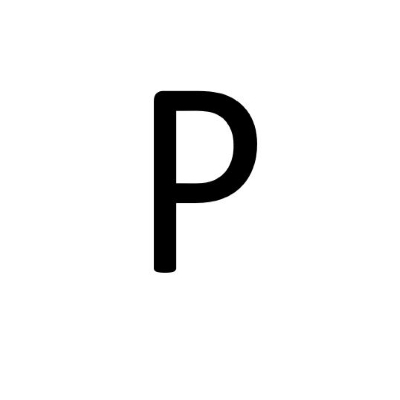
#> input picture PraktekCodeChain/Image/P square.JPG, 400 x 400 px
$ python app.py
#> lines starting #> are read from the running program, lines starting #| are printed output that depends on the picture; after the words box and inside, x2 and y2 are one past the last pixel; in counts of white or black regions, pixels touching at a corner belong together
### PraktekCodeChain/editDistance.py
import numpy as np

def levenshteinDistance(s,t,ratioCalc = False):
    rows = len(s)+1
    col = len(t)+1
    distance = np.zeros((rows,col), dtype=int)

    for i in range(1,rows):
        for k in range(1, col):
            distance[i][0]=i
            distance[0][k]=k

    for col in range(1,col):
        for row in range(1,rows):
            if s[row-1] == t[col-1]:
                cost = 0
            else:
                if ratioCalc==True:
                    cost = 2
                else:
                    cost = 1
            distance[row][col]= min(distance[row-1][col]+1,
                                distance[row][col-1]+1,
                                distance[row-1][col-1]+cost)
    if ratioCalc == True:
        Ratio = ((len(s)+len(t))-distance[row][col]) / (len(s)+len(t))
        return Ratio
    else:
        return "The string are {} edits away".format(distance[row][col])

# [10 lines of commented-out code are left out]

### PraktekCodeChain/app.py
import numpy as np
import cv2 as cv
import matplotlib.pyplot as plt
import editDistance as eD

chains = ''
bitmapRantai =[]
count=0

dummyImage = np.array([
                [0,0,0,0,0,0],
                [0,0,255,255,0,0],
                [0,255,0,0,255,0],
                [255,0,0,0,255,0],
                [0,255,0,0,255,0],
                [0,0,255,255,0,0],
                [0,0,0,0,0,0]
            ])

#Arah
# 4   3   2
# 5       1
# 6   7   8

def cariChainKode(img,korX,korY):
    global chains
    global bitmapRantai
    global count

    if (img[korX] [korY+1]==255):
        if(bitmapRantai[korX][korY+1]==0):
            chains=chains+'1'
            newKorX = korX
            newKorY = korY+1
            bitmapRantai [korX] [korY+1]=1
            count+=1
            # bitmapRantai [korX] [korY+1]=255
            cariChainKode(img,newKorX,newKorY)

    if (img[korX-1] [korY]==255):
        if (bitmapRantai[korX-1][korY]==0):
            chains=chains+'3'
            newKorX = korX-1
            newKorY = korY
            bitmapRantai[korX-1][korY]=3
            count+=1
            # bitmapRantai[korX-1][korY]=255
            cariChainKode(img,newKorX,newKorY)

    if (img[korX] [korY-1]==255):
        if (bitmapRantai[korX] [korY-1] == 0):
            chains=chains+'5'
            newKorX = korX
            newKorY = korY-1
            bitmapRantai[korX] [korY-1] = 5
            count+=1
            # bitmapRantai[korX] [korY-1] = 255
            cariChainKode(img,newKorX,newKorY)

    if(img[korX+1] [korY]==255):
        if (bitmapRantai[korX+1] [korY] == 0):
            chains=chains+'7'
            newKorX = korX+1
            newKorY = korY
            bitmapRantai[korX+1] [korY] = 7
            count+=1
            # bitmapRantai[korX+1] [korY] = 255
            cariChainKode(img,newKorX,newKorY)

    if (img[korX-1] [korY+1]==255):
        if(bitmapRantai[korX-1][korY+1]==0):
            chains=chains+'2'
            newKorX = korX-1
            newKorY = korY+1
            bitmapRantai [korX-1] [korY+1] = 2
            count+=1
            # bitmapRantai [korX-1] [korY+1] = 255
            cariChainKode(img,newKorX,newKorY)

    if (img[korX-1] [korY-1]==255):
        if(bitmapRantai[korX-1] [korY-1] == 0):
            chains=chains+'4'
            newKorX = korX-1
            newKorY = korY-1
            bitmapRantai[korX-1] [korY-1] = 4
            count+=1
            # bitmapRantai[korX-1] [korY-1] = 255
            cariChainKode(img,newKorX,newKorY)

    if(img[korX+1] [korY-1]==255):
        if(bitmapRantai[korX+1] [korY-1]==0):
            chains=chains+'6'
            newKorX = korX+1
            newKorY = korY-1
            bitmapRantai[korX+1] [korY-1] =6
            count+=1
            # bitmapRantai[korX+1] [korY-1] =255
            cariChainKode(img,newKorX,newKorY)

    if(img[korX+1] [korY+1]==255):
        if(bitmapRantai[korX+1] [korY+1] == 0):
            chains=chains+'8'
            newKorX = korX+1
            newKorY = korY+1
            bitmapRantai[korX+1] [korY+1]=8
            count+=1
            # bitmapRantai[korX+1] [korY+1]=255
            cariChainKode(img,newKorX,newKorY)

image1 = cv.imread('Image/P square.JPG')
#> image1 is the input picture: shape (400, 400, 3); min 0, max 255, mean 242
image2 = cv.imread("Image/R square.JPG")
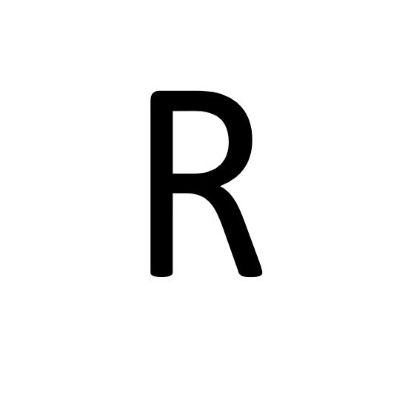
#> input picture PraktekCodeChain/Image/R square.JPG, 400 x 400 px
#> image2 is the input picture: shape (400, 400, 3); min 0, max 255, mean 238.8

edges1 = cv.Canny(image1,100,200)
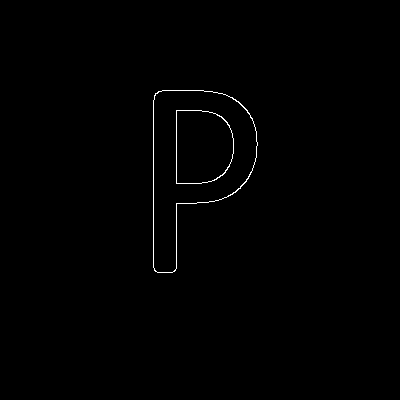
#> edges1: shape (400, 400); 0.49% white in thin lines or dots, all inside (x1, y1, x2, y2) = (153, 90, 258, 273)
edges2 = cv.Canny(image2,100,200)
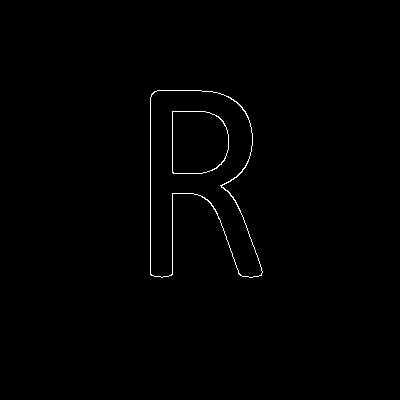
#> edges2: shape (400, 400); 0.61% white in thin lines or dots, all inside (x1, y1, x2, y2) = (150, 90, 263, 278)

# concatCanny = cv.hconcat((edges1,edges2))
# cv.imshow("hasil deteksi canny", concatCanny)

#Huruf P
WhitePixels = np.array(np.where(edges1==255))
firstWhitePixels = WhitePixels[:,0]
#> firstWhitePixels = [90, 162]
startingPoint = firstWhitePixels
#> startingPoint = [90, 162]
x = startingPoint[0]
#> x = 90
y = startingPoint[1]
#> y = 162
bitmapRantai = np.zeros_like(edges1)
#starting point diberi simbol 9
bitmapRantai[x][y] = 9

cariChainKode(edges1,x,y)
#> in cariChainKode, `newKorX = korX`: newKorX = 90
#> in cariChainKode, `newKorY = korY+1`: newKorY = 163
chainsForP = chains
imageP = bitmapRantai
print('Jumlah Kode Rantai= '+  str(count))
print('Kode Rantai Untuk Gambar P adalah= '+chainsForP)


chains=''
count=0
#Huruf R
WhitePixelsR = np.array(np.where(edges2==255))
firstWhitePixelsR = WhitePixelsR[:,0]
#> firstWhitePixelsR = [90, 157]
startingPointR = firstWhitePixelsR
#> startingPointR = [90, 157]
xR = startingPointR[0]
#> xR = 90
yR = startingPointR[1]
#> yR = 157
bitmapRantai = np.zeros_like(edges2)
#starting point diberi simbol 9
bitmapRantai[xR][yR] = 9
cariChainKode(edges2,xR,yR)
chainsforR = chains
imageR = bitmapRantai
print('Jumlah Kode Rantai= '+  str(count))
print('Kode Rantai untuk Gambar R adalah= '+ chainsforR)

# cv.imshow("Gambar R",imageR)
# cv.imshow("Gambar P",imageP)

print("Jarak antara kedua citra")
jarak = eD.levenshteinDistance(chainsForP,chainsforR)
print(jarak)

print("Ratio antara kedua citra")
rasio = eD.levenshteinDistance(chainsForP,chainsforR,True)
print(rasio)

cv.waitKey(0)
